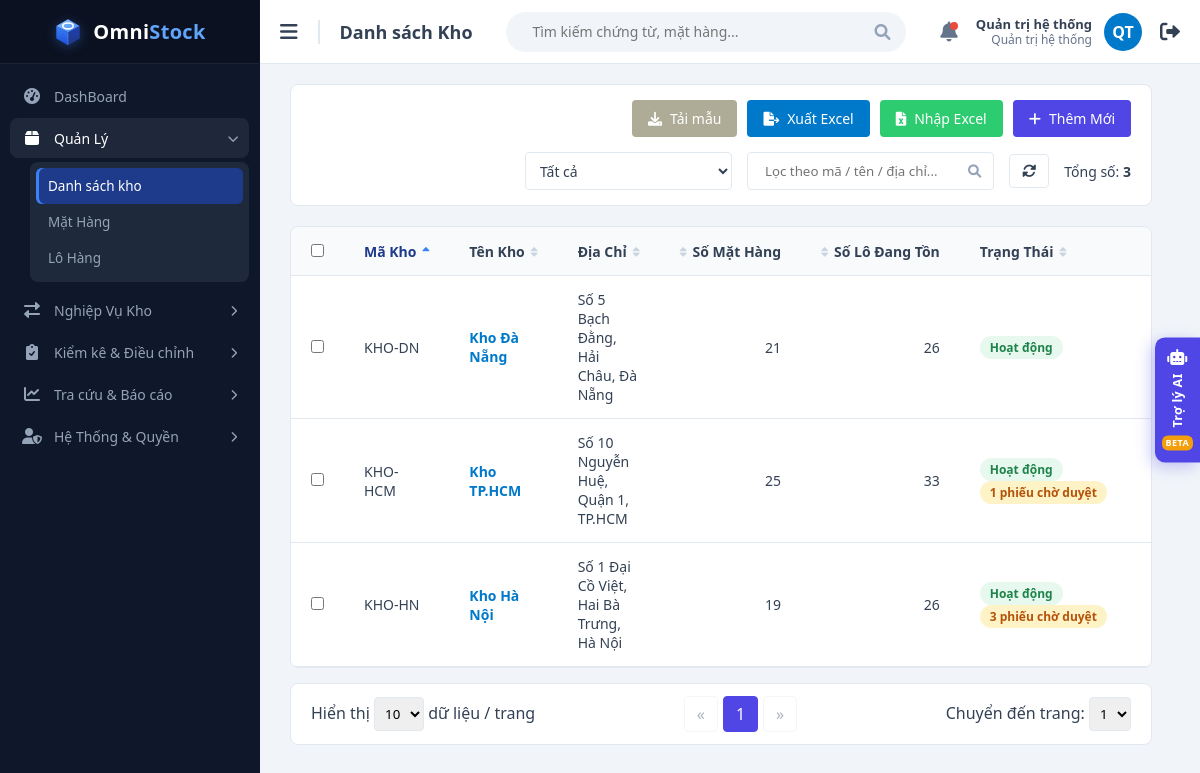
Screenshot of /views/warehouse_list.php (signed in) with the database file from the repository.
### tables this page shows
CREATE TABLE users (
  id             INT UNSIGNED AUTO_INCREMENT PRIMARY KEY,
  username       VARCHAR(50)  NOT NULL,
  password_hash  VARCHAR(255) NOT NULL,              
  full_name      VARCHAR(100) NOT NULL,
  email          VARCHAR(100) NULL,
   
  role           ENUM('ADMIN','MANAGER','STAFF') NOT NULL DEFAULT 'STAFF',
  is_active      TINYINT(1)   NOT NULL DEFAULT 1,      
   
  must_change_password TINYINT(1) NOT NULL DEFAULT 0,
  last_login_at  DATETIME     NULL,
  created_at     DATETIME     NOT NULL DEFAULT CURRENT_TIMESTAMP,
  updated_at     DATETIME     NOT NULL DEFAULT CURRENT_TIMESTAMP ON UPDATE CURRENT_TIMESTAMP,
  UNIQUE KEY uq_users_username (username),
  UNIQUE KEY uq_users_email (email)
);

CREATE TABLE warehouses (
  id          INT UNSIGNED AUTO_INCREMENT PRIMARY KEY,
  code        VARCHAR(20)  NOT NULL,
  name        VARCHAR(100) NOT NULL,
  address     VARCHAR(255) NULL,
  is_active   TINYINT(1)   NOT NULL DEFAULT 1,
   
  is_transit  TINYINT(1)   NOT NULL DEFAULT 0,
  created_at  DATETIME     NOT NULL DEFAULT CURRENT_TIMESTAMP,
   
   
  name_key    VARCHAR(100) AS (LOWER(name)) PERSISTENT,
  UNIQUE KEY uq_warehouses_code (code),
  UNIQUE KEY uq_warehouses_name (name_key)
);

### views/warehouse_list.php (the view, shortened to what the rows shown need)
<?php
require_once __DIR__ . '/../functions/db_connection.php';
require_once __DIR__ . '/../functions/helpers.php';
require_once __DIR__ . '/../functions/auth.php';
require_once __DIR__ . '/../functions/warehouse_functions.php';
$user = requireLogin('../');
[$keyword, $pageSize, $page] = readListParams();
$status = array_key_exists($_GET['status'] ?? '', WAREHOUSE_STATUS_FILTERS) ? $_GET['status'] : 'all';
$sort   = readSort(WAREHOUSE_SORT_COLUMNS, 'code');
$allowedWarehouses = $user['warehouses'];
$isAdmin   = isAdmin($user);
$warehouses      = [];
try {
    $pdo             = getDbConnection();
    $totalWarehouses = countWarehouses($pdo, $keyword, $allowedWarehouses, $status);
    $totalPages      = max(1, (int) ceil($totalWarehouses / $pageSize));
    $page            = min($page, $totalPages);
    $warehouses      = getWarehouses($pdo, $keyword, $pageSize, ($page - 1) * $pageSize, $allowedWarehouses, $status, $sort);
} catch (PDOException $e) {
    $totalPages = 1;
    $dbError    = 'Không thể tải dữ liệu: ' . $e->getMessage();
}
$pageTitle  = 'Danh sách Kho';
$basePath   = '../';
require __DIR__ . '/layout/header.php';
?>
            <div class="table-container">
                <table>
                    <thead>
                        <tr>
                            <?php if ($isAdmin): ?>
                                <th style="width: 40px;"><input type="checkbox" id="selectAll"></th>
                            <?php endif; ?>
                            <?= sortHeader('Mã Kho', 'code', $sort) ?>
                            <?= sortHeader('Tên Kho', 'name', $sort) ?>
                            <?= sortHeader('Địa Chỉ', 'address', $sort) ?>
                            <?= sortHeader('Số Mặt Hàng', 'items', $sort, 'text-right', 'desc') ?>
                            <?= sortHeader('Số Lô Đang Tồn', 'batches', $sort, 'text-right', 'desc') ?>
                            <?= sortHeader('Trạng Thái', 'status', $sort, '', 'desc') ?>
                            <th style="text-align: center;">Thao Tác</th>
                        </tr>
                    </thead>
                    <tbody>
                        <?php if (empty($warehouses)): ?>
                            <tr class="empty-row">
                                <td colspan="8">Không có kho nào<?= $keyword !== '' ? ' khớp với "' . e($keyword) . '"' : '' ?>.</td>
                            </tr>
                        <?php else: ?>
                            <?php foreach ($warehouses as $warehouse): ?>
                                <?php $warehouseId = (int) $warehouse['id']; ?>
                                <tr class="<?= $warehouse['is_active'] ? '' : 'row-inactive' ?>">
                                    <?php if ($isAdmin): ?>
                                        <td><input type="checkbox" class="row-checkbox" name="ids[]" value="<?= $warehouseId ?>" form="bulkForm"></td>
                                    <?php endif; ?>
                                    <td><?= e($warehouse['code']) ?></td>
                                    <td><a class="link-strong" href="warehouse_detail.php?id=<?= $warehouseId ?>"><?= e($warehouse['name']) ?></a></td>
                                    <td><?= $warehouse['address'] !== null ? e($warehouse['address']) : '<span style="color:#94a3b8">—</span>' ?></td>
                                    <td class="text-right"><?= (int) $warehouse['item_count'] ?></td>
                                    <td class="text-right"><?= (int) $warehouse['batch_count'] ?></td>
                                    <td>
                                        <?php if ($warehouse['is_active']): ?>
                                            <span class="badge badge-active">Hoạt động</span>
                                        <?php else: ?>
                                            <span class="badge badge-inactive">Ngừng hoạt động</span>
                                        <?php endif; ?>
                                        <?php if ((int) $warehouse['pending_count'] > 0): ?>
                                            <span class="badge badge-pending"><?= (int) $warehouse['pending_count'] ?> phiếu chờ duyệt</span>
                                        <?php endif; ?>
                                    </td>
                                    <td class="row-actions">
                                    </td>
                                </tr>
                            <?php endforeach; ?>
                        <?php endif; ?>
                    </tbody>
                </table>
            </div>
<?php require __DIR__ . '/layout/footer.php'; ?>

### views/layout/header.php (shortened to what the rows shown need)
<!DOCTYPE html>
<html lang="vi">
<head>
    <link href="https://cdnjs.cloudflare.com/ajax/libs/font-awesome/6.0.0/css/all.min.css" rel="stylesheet">
    <link href="<?= e(asset($basePath, 'css/style.css')) ?>" rel="stylesheet">
</head>
<body>
    <div class="main-content">
        <div class="top-navbar">
            <div class="nav-left">
                <h2 class="page-title-nav"><?= e($pageTitle) ?></h2>
            </div>
            <div class="nav-right">
                <a class="user-link" href="<?= $basePath ?>views/change_password.php" title="<?= e($user['username']) ?> · Đổi mật khẩu">
                    <div class="user-info">
                        <strong><?= e($user['full_name']) ?></strong>
                        <span><?= e(roleLabel($user['role'])) ?></span>
                    </div>
                    <div class="avatar"><?= e(userInitials($user['full_name'])) ?></div>
                </a>
            </div>
        </div>
        <div class="content-body">

### rows the page displays
users: full_name "Quản trị hệ thống", role "Quản trị hệ thống", full_name "QT"
warehouses: code "KHO-DN", name "Kho Đà Nẵng", address "Số 5 Bạch Đằng, Hải Châu, Đà Nẵng", item_count "21", batch_count "26", is_active "Hoạt động"
warehouses: code "KHO-HCM", name "Kho TP.HCM", address "Số 10 Nguyễn Huệ, Quận 1, TP.HCM", item_count "25", batch_count "33", is_active "Hoạt động", pending_count "1"
warehouses: code "KHO-HN", name "Kho Hà Nội", address "Số 1 Đại Cồ Việt, Hai Bà Trưng, Hà Nội", item_count "19", batch_count "26", is_active "Hoạt động", pending_count "3"

### other values shown
$menuGroup['label'] "Quản Lý"
$menuLabel "Danh sách kho"
$menuLabel "Mặt Hàng"
$menuLabel "Lô Hàng"
$menuGroup['label'] "Nghiệp Vụ Kho"
$menuGroup['label'] "Kiểm kê & Điều chỉnh"
$menuGroup['label'] "Tra cứu & Báo cáo"
$menuGroup['label'] "Hệ Thống & Quyền"
$pageTitle "Danh sách Kho"
$totalWarehouses "3"
$label "Mã Kho Tên Kho Địa Chỉ Số Mặt Hàng Số Lô Đang Tồn Trạng Thái"
form field status "Tất cả"
form field value "10"
form field value "1"
